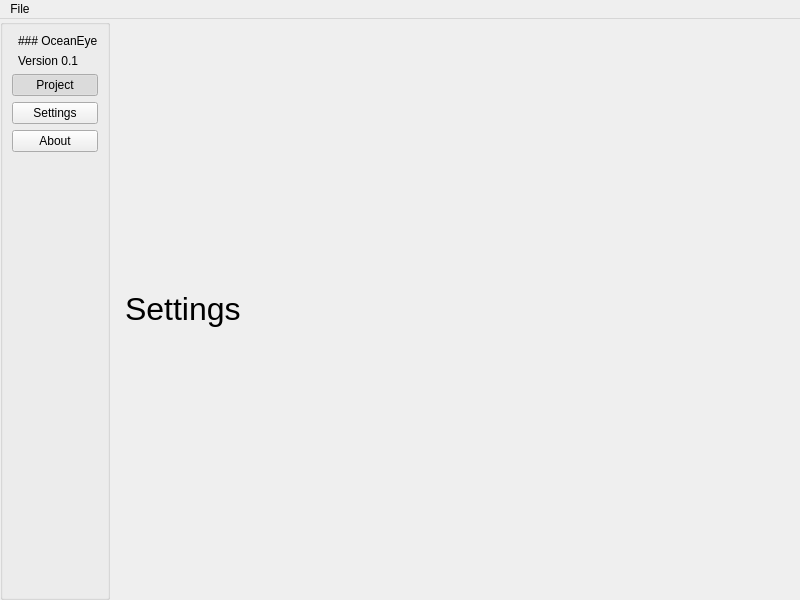
<?xml version="1.0" encoding="UTF-8"?>
<ui version="4.0">
 <class>WelcomeWindow</class>
 <widget class="QMainWindow" name="WelcomeWindow">
  <property name="geometry">
   <rect>
    <x>0</x>
    <y>0</y>
    <width>800</width>
    <height>600</height>
   </rect>
  </property>
  <property name="windowTitle">
   <string>MainWindow</string>
  </property>
  <widget class="QWidget" name="centralwidget">
   <property name="sizePolicy">
    <sizepolicy hsizetype="Preferred" vsizetype="Preferred">
     <horstretch>1</horstretch>
     <verstretch>1</verstretch>
    </sizepolicy>
   </property>
   <layout class="QHBoxLayout" name="horizontalLayout">
    <property name="leftMargin">
     <number>0</number>
    </property>
    <property name="topMargin">
     <number>0</number>
    </property>
    <property name="rightMargin">
     <number>0</number>
    </property>
    <property name="bottomMargin">
     <number>0</number>
    </property>
    <item>
     <widget class="QGroupBox" name="groupBox">
      <property name="sizePolicy">
       <sizepolicy hsizetype="Preferred" vsizetype="Preferred">
        <horstretch>0</horstretch>
        <verstretch>1</verstretch>
       </sizepolicy>
      </property>
      <property name="flat">
       <bool>false</bool>
      </property>
      <property name="checkable">
       <bool>false</bool>
      </property>
      <layout class="QVBoxLayout" name="verticalLayout">
       <item>
        <layout class="QHBoxLayout" name="horizontalLayout_2">
         <property name="leftMargin">
          <number>0</number>
         </property>
         <property name="topMargin">
          <number>0</number>
         </property>
         <item>
          <widget class="QLabel" name="label_9">
           <property name="enabled">
            <bool>true</bool>
           </property>
           <property name="sizePolicy">
            <sizepolicy hsizetype="Fixed" vsizetype="Fixed">
             <horstretch>0</horstretch>
             <verstretch>0</verstretch>
            </sizepolicy>
           </property>
           <property name="text">
            <string>&lt;html&gt;&lt;head/&gt;&lt;body&gt;&lt;p&gt;&lt;img src=&quot;:/logo.png&quot; width=&quot;40&quot;/&gt;&lt;/p&gt;&lt;/body&gt;&lt;/html&gt;</string>
           </property>
           <property name="textFormat">
            <enum>Qt::RichText</enum>
           </property>
           <property name="scaledContents">
            <bool>true</bool>
           </property>
          </widget>
         </item>
         <item>
          <layout class="QVBoxLayout" name="verticalLayout_3">
           <property name="leftMargin">
            <number>0</number>
           </property>
           <property name="topMargin">
            <number>0</number>
           </property>
           <item>
            <widget class="QLabel" name="label">
             <property name="text">
              <string>### OceanEye</string>
             </property>
             <property name="textFormat">
              <enum>Qt::MarkdownText</enum>
             </property>
            </widget>
           </item>
           <item>
            <widget class="QLabel" name="label_6">
             <property name="text">
              <string>Version 0.1</string>
             </property>
            </widget>
           </item>
          </layout>
         </item>
        </layout>
       </item>
       <item>
        <widget class="QPushButton" name="projectBtn">
         <property name="text">
          <string>Project</string>
         </property>
         <property name="checkable">
          <bool>true</bool>
         </property>
         <property name="checked">
          <bool>true</bool>
         </property>
         <property name="autoExclusive">
          <bool>true</bool>
         </property>
        </widget>
       </item>
       <item>
        <widget class="QPushButton" name="settingsBtn">
         <property name="text">
          <string>Settings</string>
         </property>
         <property name="checkable">
          <bool>true</bool>
         </property>
         <property name="autoExclusive">
          <bool>true</bool>
         </property>
        </widget>
       </item>
       <item>
        <widget class="QPushButton" name="aboutBtn">
         <property name="text">
          <string>About</string>
         </property>
         <property name="checkable">
          <bool>true</bool>
         </property>
         <property name="autoExclusive">
          <bool>true</bool>
         </property>
        </widget>
       </item>
       <item>
        <spacer name="verticalSpacer_3">
         <property name="orientation">
          <enum>Qt::Vertical</enum>
         </property>
         <property name="sizeHint" stdset="0">
          <size>
           <width>20</width>
           <height>40</height>
          </size>
         </property>
        </spacer>
       </item>
      </layout>
     </widget>
    </item>
    <item>
     <widget class="QStackedWidget" name="welcomeStack">
      <property name="sizePolicy">
       <sizepolicy hsizetype="Preferred" vsizetype="Preferred">
        <horstretch>1</horstretch>
        <verstretch>1</verstretch>
       </sizepolicy>
      </property>
      <property name="currentIndex">
       <number>2</number>
      </property>
      <widget class="QWidget" name="loadProjectPage">
       <layout class="QVBoxLayout" name="verticalLayout_6">
        <item>
         <widget class="QWidget" name="widget_2" native="true">
          <property name="sizePolicy">
           <sizepolicy hsizetype="Preferred" vsizetype="Fixed">
            <horstretch>0</horstretch>
            <verstretch>0</verstretch>
           </sizepolicy>
          </property>
          <layout class="QHBoxLayout" name="horizontalLayout_4">
           <item>
            <widget class="QLabel" name="label_10">
             <property name="text">
              <string>Search</string>
             </property>
            </widget>
           </item>
           <item>
            <widget class="QLineEdit" name="lineEdit"/>
           </item>
           <item>
            <widget class="QPushButton" name="pushButton">
             <property name="text">
              <string>New Project</string>
             </property>
            </widget>
           </item>
           <item>
            <widget class="QPushButton" name="openProjectBtn2">
             <property name="text">
              <string>Open</string>
             </property>
            </widget>
           </item>
          </layout>
         </widget>
        </item>
        <item>
         <widget class="Line" name="line">
          <property name="orientation">
           <enum>Qt::Horizontal</enum>
          </property>
         </widget>
        </item>
        <item>
         <widget class="QWidget" name="projectArray" native="true">
          <layout class="QVBoxLayout" name="verticalLayout_7">
           <item>
            <widget class="QLabel" name="label_11">
             <property name="text">
              <string>Projects Couldn't Load!</string>
             </property>
             <property name="alignment">
              <set>Qt::AlignHCenter|Qt::AlignTop</set>
             </property>
            </widget>
           </item>
          </layout>
         </widget>
        </item>
       </layout>
      </widget>
      <widget class="QWidget" name="newProjectPage">
       <property name="sizePolicy">
        <sizepolicy hsizetype="Preferred" vsizetype="Preferred">
         <horstretch>1</horstretch>
         <verstretch>1</verstretch>
        </sizepolicy>
       </property>
       <layout class="QVBoxLayout" name="verticalLayout_2">
        <item>
         <spacer name="verticalSpacer_2">
          <property name="orientation">
           <enum>Qt::Vertical</enum>
          </property>
          <property name="sizeHint" stdset="0">
           <size>
            <width>20</width>
            <height>186</height>
           </size>
          </property>
         </spacer>
        </item>
        <item>
         <widget class="QLabel" name="label_2">
          <property name="lineWidth">
           <number>3</number>
          </property>
          <property name="text">
           <string>&lt;html&gt;&lt;head/&gt;&lt;body&gt;&lt;p&gt;&lt;span style=&quot; font-size:24pt; font-weight:700;&quot;&gt;OceanEye&lt;/span&gt;&lt;/p&gt;&lt;/body&gt;&lt;/html&gt;</string>
          </property>
          <property name="textFormat">
           <enum>Qt::RichText</enum>
          </property>
          <property name="scaledContents">
           <bool>false</bool>
          </property>
          <property name="alignment">
           <set>Qt::AlignCenter</set>
          </property>
         </widget>
        </item>
        <item>
         <widget class="QLabel" name="label_3">
          <property name="text">
           <string>Image annotation software for academics</string>
          </property>
          <property name="alignment">
           <set>Qt::AlignCenter</set>
          </property>
         </widget>
        </item>
        <item>
         <widget class="QWidget" name="widget" native="true">
          <property name="sizePolicy">
           <sizepolicy hsizetype="Preferred" vsizetype="Preferred">
            <horstretch>0</horstretch>
            <verstretch>0</verstretch>
           </sizepolicy>
          </property>
          <layout class="QHBoxLayout" name="horizontalLayout_3">
           <item>
            <spacer name="horizontalSpacer">
             <property name="orientation">
              <enum>Qt::Horizontal</enum>
             </property>
             <property name="sizeHint" stdset="0">
              <size>
               <width>40</width>
               <height>20</height>
              </size>
             </property>
            </spacer>
           </item>
           <item>
            <layout class="QGridLayout" name="gridLayout">
             <item row="2" column="0">
              <widget class="QLabel" name="label_4">
               <property name="text">
                <string>New Project</string>
               </property>
               <property name="alignment">
                <set>Qt::AlignCenter</set>
               </property>
              </widget>
             </item>
             <item row="2" column="1">
              <widget class="QLabel" name="label_5">
               <property name="text">
                <string>Open</string>
               </property>
               <property name="alignment">
                <set>Qt::AlignCenter</set>
               </property>
              </widget>
             </item>
             <item row="1" column="1">
              <widget class="QPushButton" name="openProjectBtn">
               <property name="text">
                <string>Open</string>
               </property>
              </widget>
             </item>
             <item row="1" column="0">
              <widget class="QPushButton" name="newProjectBtn">
               <property name="text">
                <string>+ New</string>
               </property>
              </widget>
             </item>
            </layout>
           </item>
           <item>
            <spacer name="horizontalSpacer_2">
             <property name="orientation">
              <enum>Qt::Horizontal</enum>
             </property>
             <property name="sizeHint" stdset="0">
              <size>
               <width>40</width>
               <height>20</height>
              </size>
             </property>
            </spacer>
           </item>
          </layout>
         </widget>
        </item>
        <item>
         <spacer name="verticalSpacer">
          <property name="orientation">
           <enum>Qt::Vertical</enum>
          </property>
          <property name="sizeHint" stdset="0">
           <size>
            <width>20</width>
            <height>207</height>
           </size>
          </property>
         </spacer>
        </item>
       </layout>
      </widget>
      <widget class="QWidget" name="settingsPage">
       <layout class="QVBoxLayout" name="verticalLayout_4">
        <item>
         <widget class="QLabel" name="label_7">
          <property name="text">
           <string>&lt;html&gt;&lt;head/&gt;&lt;body&gt;&lt;p&gt;&lt;span style=&quot; font-size:24pt;&quot;&gt;Settings&lt;/span&gt;&lt;/p&gt;&lt;/body&gt;&lt;/html&gt;</string>
          </property>
          <property name="textFormat">
           <enum>Qt::RichText</enum>
          </property>
         </widget>
        </item>
       </layout>
      </widget>
      <widget class="QWidget" name="aboutPage">
       <layout class="QVBoxLayout" name="verticalLayout_5">
        <item>
         <widget class="QLabel" name="label_8">
          <property name="sizePolicy">
           <sizepolicy hsizetype="Preferred" vsizetype="Preferred">
            <horstretch>0</horstretch>
            <verstretch>0</verstretch>
           </sizepolicy>
          </property>
          <property name="text">
           <string>&lt;html&gt;&lt;head/&gt;&lt;body&gt;&lt;p&gt;&lt;span style=&quot; font-size:24pt;&quot;&gt;About&lt;/span&gt;&lt;/p&gt;&lt;p&gt;OceanEye is an application built by students at the University of Victoria.&lt;/p&gt;&lt;/body&gt;&lt;/html&gt;</string>
          </property>
          <property name="textFormat">
           <enum>Qt::RichText</enum>
          </property>
          <property name="alignment">
           <set>Qt::AlignLeading|Qt::AlignLeft|Qt::AlignTop</set>
          </property>
          <property name="wordWrap">
           <bool>true</bool>
          </property>
         </widget>
        </item>
       </layout>
      </widget>
     </widget>
    </item>
   </layout>
  </widget>
  <widget class="QMenuBar" name="menubar">
   <property name="geometry">
    <rect>
     <x>0</x>
     <y>0</y>
     <width>800</width>
     <height>24</height>
    </rect>
   </property>
   <widget class="QMenu" name="menuFile">
    <property name="title">
     <string>File</string>
    </property>
   </widget>
   <addaction name="menuFile"/>
  </widget>
 </widget>
 <resources/>
 <connections/>
</ui>
